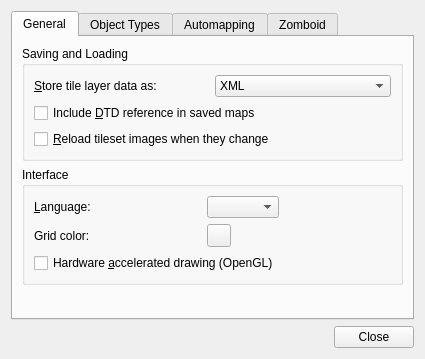
<?xml version="1.0" encoding="UTF-8"?>
<ui version="4.0">
 <class>PreferencesDialog</class>
 <widget class="QDialog" name="PreferencesDialog">
  <property name="geometry">
   <rect>
    <x>0</x>
    <y>0</y>
    <width>462</width>
    <height>392</height>
   </rect>
  </property>
  <property name="windowTitle">
   <string>Preferences</string>
  </property>
  <layout class="QVBoxLayout" name="verticalLayout">
   <property name="sizeConstraint">
    <enum>QLayout::SetFixedSize</enum>
   </property>
   <item>
    <widget class="QTabWidget" name="tabWidget">
     <property name="currentIndex">
      <number>0</number>
     </property>
     <widget class="QWidget" name="tab">
      <attribute name="title">
       <string>General</string>
      </attribute>
      <layout class="QVBoxLayout" name="verticalLayout_2">
       <item>
        <widget class="QGroupBox" name="groupBox">
         <property name="title">
          <string>Saving and Loading</string>
         </property>
         <layout class="QGridLayout" name="gridLayout">
          <item row="0" column="1">
           <widget class="QComboBox" name="layerDataCombo">
            <item>
             <property name="text">
              <string>XML</string>
             </property>
            </item>
            <item>
             <property name="text">
              <string>Base64 (uncompressed)</string>
             </property>
            </item>
            <item>
             <property name="text">
              <string>Base64 (gzip compressed)</string>
             </property>
            </item>
            <item>
             <property name="text">
              <string>Base64 (zlib compressed)</string>
             </property>
            </item>
            <item>
             <property name="text">
              <string>CSV</string>
             </property>
            </item>
           </widget>
          </item>
          <item row="3" column="0" colspan="2">
           <widget class="QCheckBox" name="reloadTilesetImages">
            <property name="text">
             <string>&amp;Reload tileset images when they change</string>
            </property>
           </widget>
          </item>
          <item row="2" column="0" colspan="2">
           <widget class="QCheckBox" name="enableDtd">
            <property name="toolTip">
             <string>Not enabled by default since a reference to an external DTD is known to cause problems with some XML parsers.</string>
            </property>
            <property name="text">
             <string>Include &amp;DTD reference in saved maps</string>
            </property>
           </widget>
          </item>
          <item row="0" column="0">
           <widget class="QLabel" name="label">
            <property name="text">
             <string>&amp;Store tile layer data as:</string>
            </property>
            <property name="buddy">
             <cstring>layerDataCombo</cstring>
            </property>
           </widget>
          </item>
         </layout>
        </widget>
       </item>
       <item>
        <widget class="QGroupBox" name="groupBox_2">
         <property name="title">
          <string>Interface</string>
         </property>
         <layout class="QGridLayout" name="gridLayout_2">
          <item row="3" column="0" colspan="4">
           <widget class="QCheckBox" name="openGL">
            <property name="text">
             <string>Hardware &amp;accelerated drawing (OpenGL)</string>
            </property>
           </widget>
          </item>
          <item row="0" column="0">
           <widget class="QLabel" name="label_2">
            <property name="text">
             <string>&amp;Language:</string>
            </property>
            <property name="buddy">
             <cstring>languageCombo</cstring>
            </property>
           </widget>
          </item>
          <item row="2" column="0">
           <widget class="QLabel" name="label_3">
            <property name="text">
             <string>Grid color:</string>
            </property>
           </widget>
          </item>
          <item row="2" column="3">
           <widget class="Tiled::Internal::ColorButton" name="gridColor"/>
          </item>
          <item row="0" column="4">
           <spacer name="horizontalSpacer_2">
            <property name="orientation">
             <enum>Qt::Horizontal</enum>
            </property>
            <property name="sizeHint" stdset="0">
             <size>
              <width>0</width>
              <height>20</height>
             </size>
            </property>
           </spacer>
          </item>
          <item row="0" column="3">
           <widget class="QComboBox" name="languageCombo"/>
          </item>
         </layout>
        </widget>
       </item>
       <item>
        <spacer name="verticalSpacer">
         <property name="orientation">
          <enum>Qt::Vertical</enum>
         </property>
         <property name="sizeHint" stdset="0">
          <size>
           <width>381</width>
           <height>1</height>
          </size>
         </property>
        </spacer>
       </item>
      </layout>
     </widget>
     <widget class="QWidget" name="tab_2">
      <attribute name="title">
       <string>Object Types</string>
      </attribute>
      <layout class="QVBoxLayout" name="verticalLayout_3">
       <item>
        <widget class="QGroupBox" name="groupBox_3">
         <property name="title">
          <string>Object Types</string>
         </property>
         <layout class="QVBoxLayout" name="verticalLayout_4">
          <item>
           <widget class="QTableView" name="objectTypesTable">
            <property name="selectionBehavior">
             <enum>QAbstractItemView::SelectRows</enum>
            </property>
            <property name="verticalScrollMode">
             <enum>QAbstractItemView::ScrollPerPixel</enum>
            </property>
            <property name="wordWrap">
             <bool>false</bool>
            </property>
            <attribute name="horizontalHeaderHighlightSections">
             <bool>false</bool>
            </attribute>
            <attribute name="verticalHeaderVisible">
             <bool>false</bool>
            </attribute>
            <attribute name="verticalHeaderHighlightSections">
             <bool>false</bool>
            </attribute>
           </widget>
          </item>
          <item>
           <layout class="QHBoxLayout" name="horizontalLayout">
            <item>
             <widget class="QToolButton" name="addObjectTypeButton">
              <property name="toolTip">
               <string>Add Object Type</string>
              </property>
              <property name="text">
               <string>Add</string>
              </property>
              <property name="icon">
               <iconset resource="tiled.qrc">
                <normaloff>:/images/22x22/add.png</normaloff>:/images/22x22/add.png</iconset>
              </property>
              <property name="autoRaise">
               <bool>true</bool>
              </property>
             </widget>
            </item>
            <item>
             <widget class="QToolButton" name="removeObjectTypeButton">
              <property name="enabled">
               <bool>false</bool>
              </property>
              <property name="toolTip">
               <string>Remove Selected Object Types</string>
              </property>
              <property name="text">
               <string>Remove</string>
              </property>
              <property name="icon">
               <iconset resource="tiled.qrc">
                <normaloff>:/images/22x22/remove.png</normaloff>:/images/22x22/remove.png</iconset>
              </property>
              <property name="autoRaise">
               <bool>true</bool>
              </property>
             </widget>
            </item>
            <item>
             <spacer name="horizontalSpacer">
              <property name="orientation">
               <enum>Qt::Horizontal</enum>
              </property>
              <property name="sizeHint" stdset="0">
               <size>
                <width>40</width>
                <height>20</height>
               </size>
              </property>
             </spacer>
            </item>
            <item>
             <widget class="QPushButton" name="importObjectTypesButton">
              <property name="sizePolicy">
               <sizepolicy hsizetype="Minimum" vsizetype="Minimum">
                <horstretch>0</horstretch>
                <verstretch>0</verstretch>
               </sizepolicy>
              </property>
              <property name="text">
               <string>Import...</string>
              </property>
             </widget>
            </item>
            <item>
             <widget class="QPushButton" name="exportObjectTypesButton">
              <property name="sizePolicy">
               <sizepolicy hsizetype="Fixed" vsizetype="Minimum">
                <horstretch>0</horstretch>
                <verstretch>0</verstretch>
               </sizepolicy>
              </property>
              <property name="text">
               <string>Export...</string>
              </property>
             </widget>
            </item>
           </layout>
          </item>
         </layout>
        </widget>
       </item>
      </layout>
     </widget>
     <widget class="QWidget" name="tab_3">
      <attribute name="title">
       <string>Automapping</string>
      </attribute>
      <layout class="QVBoxLayout" name="verticalLayout_5">
       <item>
        <widget class="QCheckBox" name="autoMapWhileDrawing">
         <property name="text">
          <string>Use Automapping, when drawing into layers</string>
         </property>
        </widget>
       </item>
       <item>
        <spacer name="verticalSpacer_3">
         <property name="orientation">
          <enum>Qt::Vertical</enum>
         </property>
         <property name="sizeHint" stdset="0">
          <size>
           <width>20</width>
           <height>40</height>
          </size>
         </property>
        </spacer>
       </item>
      </layout>
     </widget>
     <widget class="QWidget" name="tab_4">
      <attribute name="title">
       <string>Zomboid</string>
      </attribute>
      <layout class="QVBoxLayout" name="verticalLayout_7">
       <item>
        <widget class="QGroupBox" name="configBox">
         <property name="sizePolicy">
          <sizepolicy hsizetype="Preferred" vsizetype="Preferred">
           <horstretch>0</horstretch>
           <verstretch>0</verstretch>
          </sizepolicy>
         </property>
         <property name="title">
          <string>Config Directory</string>
         </property>
         <property name="alignment">
          <set>Qt::AlignLeading|Qt::AlignLeft|Qt::AlignVCenter</set>
         </property>
         <layout class="QVBoxLayout" name="verticalLayout_6">
          <item>
           <widget class="QLabel" name="label_4">
            <property name="text">
             <string>This is where config files are stored.  Change it with the 'config' program.</string>
            </property>
            <property name="wordWrap">
             <bool>true</bool>
            </property>
           </widget>
          </item>
          <item>
           <layout class="QHBoxLayout" name="configLayout">
            <item>
             <widget class="QLineEdit" name="configDirectory">
              <property name="sizePolicy">
               <sizepolicy hsizetype="Expanding" vsizetype="Preferred">
                <horstretch>0</horstretch>
                <verstretch>0</verstretch>
               </sizepolicy>
              </property>
              <property name="readOnly">
               <bool>true</bool>
              </property>
             </widget>
            </item>
           </layout>
          </item>
         </layout>
        </widget>
       </item>
       <item>
        <spacer name="verticalSpacer_2">
         <property name="orientation">
          <enum>Qt::Vertical</enum>
         </property>
         <property name="sizeHint" stdset="0">
          <size>
           <width>20</width>
           <height>40</height>
          </size>
         </property>
        </spacer>
       </item>
      </layout>
     </widget>
    </widget>
   </item>
   <item>
    <widget class="QDialogButtonBox" name="buttonBox">
     <property name="orientation">
      <enum>Qt::Horizontal</enum>
     </property>
     <property name="standardButtons">
      <set>QDialogButtonBox::Close</set>
     </property>
    </widget>
   </item>
  </layout>
 </widget>
 <customwidgets>
  <customwidget>
   <class>Tiled::Internal::ColorButton</class>
   <extends>QToolButton</extends>
   <header location="global">colorbutton.h</header>
  </customwidget>
 </customwidgets>
 <tabstops>
  <tabstop>layerDataCombo</tabstop>
  <tabstop>enableDtd</tabstop>
  <tabstop>reloadTilesetImages</tabstop>
  <tabstop>languageCombo</tabstop>
  <tabstop>gridColor</tabstop>
  <tabstop>openGL</tabstop>
  <tabstop>objectTypesTable</tabstop>
  <tabstop>addObjectTypeButton</tabstop>
  <tabstop>removeObjectTypeButton</tabstop>
  <tabstop>importObjectTypesButton</tabstop>
  <tabstop>exportObjectTypesButton</tabstop>
  <tabstop>autoMapWhileDrawing</tabstop>
  <tabstop>buttonBox</tabstop>
 </tabstops>
 <resources>
  <include location="tiled.qrc"/>
 </resources>
 <connections>
  <connection>
   <sender>buttonBox</sender>
   <signal>rejected()</signal>
   <receiver>PreferencesDialog</receiver>
   <slot>reject()</slot>
   <hints>
    <hint type="sourcelabel">
     <x>304</x>
     <y>303</y>
    </hint>
    <hint type="destinationlabel">
     <x>315</x>
     <y>312</y>
    </hint>
   </hints>
  </connection>
 </connections>
 <designerdata>
  <property name="gridDeltaX">
   <number>10</number>
  </property>
  <property name="gridDeltaY">
   <number>10</number>
  </property>
  <property name="gridSnapX">
   <bool>true</bool>
  </property>
  <property name="gridSnapY">
   <bool>true</bool>
  </property>
  <property name="gridVisible">
   <bool>true</bool>
  </property>
 </designerdata>
</ui>
